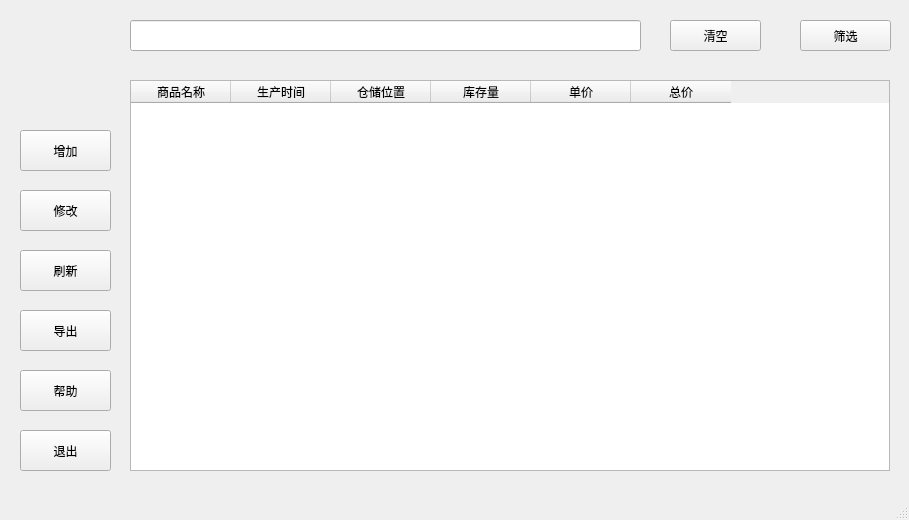
<?xml version="1.0" encoding="UTF-8"?>
<ui version="4.0">
 <class>sockman_work</class>
 <widget class="QMainWindow" name="sockman_work">
  <property name="enabled">
   <bool>true</bool>
  </property>
  <property name="geometry">
   <rect>
    <x>0</x>
    <y>0</y>
    <width>909</width>
    <height>520</height>
   </rect>
  </property>
  <property name="minimumSize">
   <size>
    <width>0</width>
    <height>0</height>
   </size>
  </property>
  <property name="maximumSize">
   <size>
    <width>110000</width>
    <height>100000</height>
   </size>
  </property>
  <property name="windowTitle">
   <string>杨文袜业🙌管理系统 V3.0</string>
  </property>
  <property name="windowIcon">
   <iconset resource="src.qrc">
    <normaloff>:/socks_icon_1.png</normaloff>:/socks_icon_1.png</iconset>
  </property>
  <widget class="QWidget" name="centralwidget">
   <widget class="QTableWidget" name="tab_sql">
    <property name="enabled">
     <bool>true</bool>
    </property>
    <property name="geometry">
     <rect>
      <x>130</x>
      <y>80</y>
      <width>760</width>
      <height>391</height>
     </rect>
    </property>
    <property name="minimumSize">
     <size>
      <width>0</width>
      <height>0</height>
     </size>
    </property>
    <property name="maximumSize">
     <size>
      <width>760</width>
      <height>461</height>
     </size>
    </property>
    <property name="acceptDrops">
     <bool>false</bool>
    </property>
    <property name="verticalScrollBarPolicy">
     <enum>Qt::ScrollBarAlwaysOff</enum>
    </property>
    <property name="showGrid">
     <bool>true</bool>
    </property>
    <column>
     <property name="text">
      <string>商品名称</string>
     </property>
    </column>
    <column>
     <property name="text">
      <string>生产时间</string>
     </property>
    </column>
    <column>
     <property name="text">
      <string>仓储位置</string>
     </property>
    </column>
    <column>
     <property name="text">
      <string>库存量</string>
     </property>
    </column>
    <column>
     <property name="text">
      <string>单价</string>
     </property>
    </column>
    <column>
     <property name="text">
      <string>总价</string>
     </property>
    </column>
   </widget>
   <widget class="QLineEdit" name="line_search">
    <property name="geometry">
     <rect>
      <x>130</x>
      <y>20</y>
      <width>511</width>
      <height>31</height>
     </rect>
    </property>
    <property name="text">
     <string/>
    </property>
   </widget>
   <widget class="QPushButton" name="btn_clear">
    <property name="geometry">
     <rect>
      <x>670</x>
      <y>20</y>
      <width>91</width>
      <height>31</height>
     </rect>
    </property>
    <property name="text">
     <string>清空</string>
    </property>
   </widget>
   <widget class="QLabel" name="label">
    <property name="geometry">
     <rect>
      <x>10</x>
      <y>10</y>
      <width>111</width>
      <height>101</height>
     </rect>
    </property>
    <property name="text">
     <string/>
    </property>
    <property name="pixmap">
     <pixmap resource="src.qrc">:/images.jpg</pixmap>
    </property>
    <property name="scaledContents">
     <bool>true</bool>
    </property>
   </widget>
   <widget class="QPushButton" name="btn_plus">
    <property name="geometry">
     <rect>
      <x>20</x>
      <y>130</y>
      <width>91</width>
      <height>41</height>
     </rect>
    </property>
    <property name="text">
     <string>增加</string>
    </property>
   </widget>
   <widget class="QPushButton" name="btn_mod">
    <property name="geometry">
     <rect>
      <x>20</x>
      <y>190</y>
      <width>91</width>
      <height>41</height>
     </rect>
    </property>
    <property name="text">
     <string>修改</string>
    </property>
   </widget>
   <widget class="QPushButton" name="btn_exit">
    <property name="geometry">
     <rect>
      <x>20</x>
      <y>430</y>
      <width>91</width>
      <height>41</height>
     </rect>
    </property>
    <property name="text">
     <string>退出</string>
    </property>
   </widget>
   <widget class="QPushButton" name="btn_excel">
    <property name="geometry">
     <rect>
      <x>20</x>
      <y>310</y>
      <width>91</width>
      <height>41</height>
     </rect>
    </property>
    <property name="text">
     <string>导出</string>
    </property>
   </widget>
   <widget class="QPushButton" name="btn_select">
    <property name="geometry">
     <rect>
      <x>800</x>
      <y>20</y>
      <width>91</width>
      <height>31</height>
     </rect>
    </property>
    <property name="text">
     <string>筛选</string>
    </property>
   </widget>
   <widget class="QPushButton" name="btn_update">
    <property name="geometry">
     <rect>
      <x>20</x>
      <y>250</y>
      <width>91</width>
      <height>41</height>
     </rect>
    </property>
    <property name="text">
     <string>刷新</string>
    </property>
   </widget>
   <widget class="QPushButton" name="btn_help">
    <property name="geometry">
     <rect>
      <x>20</x>
      <y>370</y>
      <width>91</width>
      <height>41</height>
     </rect>
    </property>
    <property name="text">
     <string>帮助</string>
    </property>
   </widget>
  </widget>
  <widget class="QMenuBar" name="menubar">
   <property name="geometry">
    <rect>
     <x>0</x>
     <y>0</y>
     <width>909</width>
     <height>24</height>
    </rect>
   </property>
  </widget>
  <widget class="QStatusBar" name="statusbar"/>
 </widget>
 <tabstops>
  <tabstop>tab_sql</tabstop>
 </tabstops>
 <resources>
  <include location="src.qrc"/>
 </resources>
 <connections/>
</ui>
